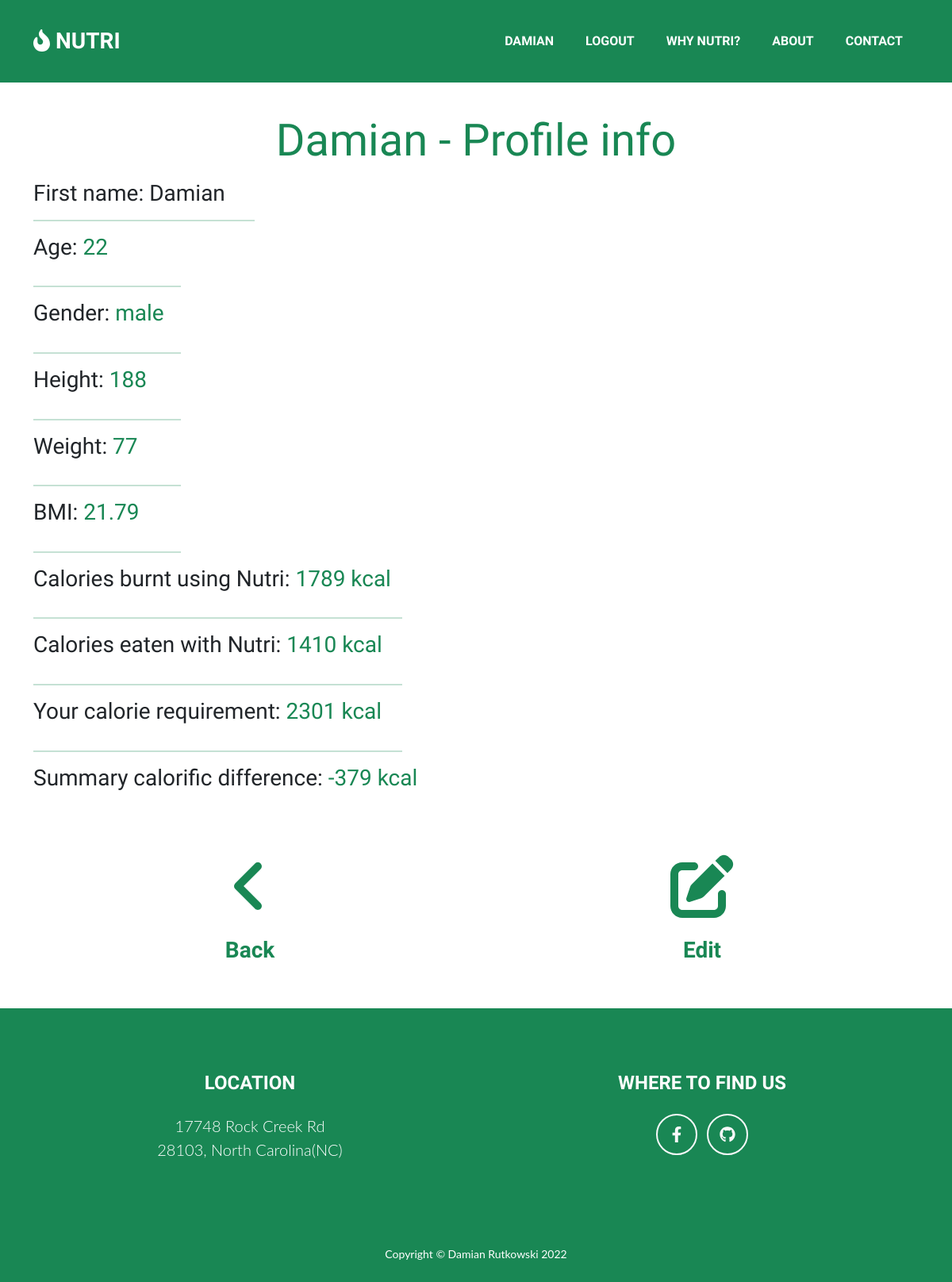
Page /profile/info (signed in) on the committed database.
### dbmodels.py (models this page shows)
class User(UserMixin, db.Model):
    id = db.Column(db.Integer, primary_key=True)
    email = db.Column(db.String(250), unique=True, nullable=False)
    password = db.Column(db.String(250), nullable=False)
    name = db.Column(db.String(250), nullable=False)
    age = db.Column(db.Integer, nullable=False)
    gender = db.Column(db.String(10), nullable=False)
    height = db.Column(db.Integer, nullable=False)
    weight = db.Column(db.Integer, nullable=False)
    activity_level = db.Column(db.Integer)
    exercises = db.relationship('Exercise', backref="user")
    meals = db.relationship('Meal', backref="user")

### main.py (the view)
@app.route("/profile/info")
@login_required
def profile_info():
    user = User.query.filter_by(id=current_user.id).first()
    bmi = (user.weight / user.height / user.height) * 10000
    bmi = round(bmi, 2)
    calories_burnt_sum = 0
    calories_eaten_sum = 0
    cal_dif = 0
    all_exercises = Exercise.query.filter_by(user_id=current_user.id).all()
    all_meals = Meal.query.filter_by(user_id=current_user.id).all()
    for exercise in all_exercises:
        calories_burnt_sum = exercise.calories_burnt + calories_burnt_sum
    for meal in all_meals:
        calories_eaten_sum = meal.calories + calories_eaten_sum
    cal_dif = round(calories_eaten_sum - calories_burnt_sum)
    bmr = round(calc_bmr(user), 2)
    activity_level = user.activity_level
    amr = round(calc_amr(bmr, activity_level))
    return render_template("profile_info.html", BMI=bmi, calories_burnt_sum=round(calories_burnt_sum), AMR=amr,
                           calories_eaten_sum=round(calories_eaten_sum), cal_dif=cal_dif)

### main.py (called while the page is built)
def calc_bmr(user):
    if user.gender == "female":
        BMR = 655.1 + (9.563 * user.weight) + (1.850 * user.height) - (4.676 * user.age)
        return BMR
    elif user.gender == "male":
        BMR = 66.47 + (13.75 * user.weight) + (5.003 * user.height) - (6.755 * user.age)
        return BMR

def calc_amr(BMR, activity_level):
    if activity_level == 0:
        AMR = BMR * 1.2
        return AMR
    elif activity_level == 1:
        AMR = BMR * 1.375
        return AMR
    elif activity_level == 2:
        AMR = BMR * 1.55
        return AMR
    elif activity_level == 3:
        AMR = BMR * 1.725
        return AMR
    elif activity_level == 4:
        AMR = BMR * 1.9
        return AMR

@login_manager.user_loader
def load_user(user_id):
    return User.query.get(int(user_id))

### templates/profile_info.html (shortened to what this page needs)
{% extends 'base.html' %}
{% import "bootstrap/wtf.html" as wtf %}
{% block styles %}
{{super()}}
{% endblock %}
{% block content %}
<div class="container">
    <div class="jumbotron jumbotron-fluid">
          <div class="container">
            <h1 class="display-4 text-success text-center">{{current_user.name}} - Profile info</h1>
          </div>
    </div>
        <div class="row mt-2">
            <div class="col-lg-offset-4 col-md-offset-4 mb-2">
                    <h3 class="fw-lighter mt-2">First name: {{current_user.name}}</h3>
                <hr class="text-success col-3">
                    <h3 class="fw-lighter mt-2">Age: <p class="text-success d-inline-block">{{current_user.age}}</p></h3>
               <hr class="text-success col-2">
                    <h3 class="fw-lighter mt-2">Gender: <p class="text-success d-inline-block">{{current_user.gender}}</p></h3>
                <hr class="text-success col-2">
                    <h3 class="fw-lighter mt-2">Height: <p class="text-success d-inline-block">{{current_user.height}}</p></h3>
                <hr class="text-success col-2">
                    <h3 class="fw-lighter mt-2">Weight: <p class="text-success d-inline-block">{{current_user.weight}}</p></h3>
               <hr class="text-success col-2">
                    <h3 class="fw-lighter mt-2">BMI: <p class="text-success d-inline-block">{{BMI}}</p></h3>
                <hr class="text-success col-2">
                    <h3 class="fw-lighter mt-2">Calories burnt using Nutri: <p class="text-success d-inline-block">{{calories_burnt_sum}} kcal</p></h3>
                <hr class="text-success col-5">
                    <h3 class="fw-lighter mt-2">Calories eaten with Nutri: <p class="text-success d-inline-block">{{calories_eaten_sum}} kcal</p></h3>
                <hr class="text-success col-5">
                    <h3 class="fw-lighter mt-2">Your calorie requirement: <p class="text-success d-inline-block">{{AMR}} kcal</p></h3>
                <hr class="text-success col-5">
                    <h3 class="fw-lighter mt-2">Summary calorific difference: <p class="text-success d-inline-block">{{cal_dif}} kcal</p></h3>
            </div>
        </div>
             <div class="row text-success text-center">
                        <div class="col-md-6 col-lg-6 col-sm-6 mb-5 mt-5 text-center">
                            <a class="text-decoration-none" href="{{url_for('profile')}}">
                                <i class="fa-solid fa-angle-left fa-5x text-success"></i>
                                <h3 class="text-center text-success mt-4">Back</h3>
                            </a>
                     </div>
                    <div class="col-md-6 col-lg-6 col-sm-6 mb-5 mt-5 text-center">
                        <a class="text-decoration-none" href="{{url_for('edit_profile')}}">
                                <i class="fa-solid fa-pen-to-square fa-5x text-success"></i>
                                <h3 class="text-center text-success mt-4">Edit</h3>
                            </a>
                    </div>
                 </div>
</div>
{%  endblock content %}

### templates/nav.html (shortened to what this page needs)
 <nav class="navbar navbar-expand-lg bg-success text-uppercase fixed-top" id="mainNav">
            <div class="container">
                <a class="navbar-brand" href="{{url_for('home')}}"><i class="fa-solid fa-fire-flame-curved"></i> Nutri</a>
                <div class="collapse navbar-collapse" id="navbarResponsive">
                    <ul class="navbar-nav ms-auto">
                        {% if current_user.is_authenticated %}
                        <li class="nav-item mx-0 mx-lg-1"><a class="nav-link py-3 px-0 px-lg-3 rounded" href="{{url_for('profile')}}">{{current_user.name}}</a></li>
                        <li class="nav-item mx-0 mx-lg-1"><a class="nav-link py-3 px-0 px-lg-3 rounded" href="{{url_for('logout')}}">Logout</a></li>
                        {% endif %}
                        <li class="nav-item mx-0 mx-lg-1"><a class="nav-link py-3 px-0 px-lg-3 rounded" href="{{url_for('home')}}#portfolio">Why Nutri?</a></li>
                        <li class="nav-item mx-0 mx-lg-1"><a class="nav-link py-3 px-0 px-lg-3 rounded" href="{{url_for('home')}}#about">About</a></li>
                        <li class="nav-item mx-0 mx-lg-1"><a class="nav-link py-3 px-0 px-lg-3 rounded" href="{{url_for('home')}}#contact">Contact</a></li>
                    </ul>
                </div>
            </div>
        </nav>

### templates/profile_info.html (style rules this page uses)
body { display: flex; flex-direction: column; min-height: 100vh; }

### rows in the picture
User: name "DAMIAN", name "Damian", age "22", gender "male", height "188", weight "77"

### other values in the picture
{{ BMI }} "21.79"
{{ calories_burnt_sum }} "1789"
{{ calories_eaten_sum }} "1410"
{{ AMR }} "2301"
{{ cal_dif }} "-379"
